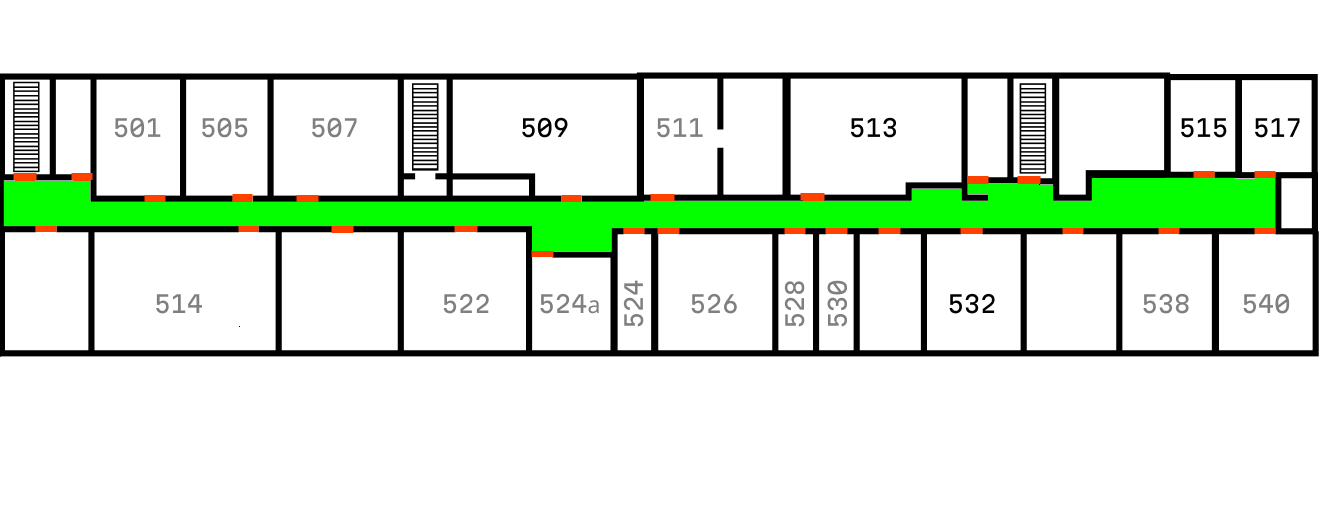
#> input picture preprocessed_plan5.png, 1339 x 522 px, found by its file name
$ python gb8.py
#> lines starting #> are read from the running program, lines starting #| are printed output that depends on the picture; after the words box and inside, x2 and y2 are one past the last pixel; in counts of white or black regions, pixels touching at a corner belong together
import cv2
import numpy as np
import matplotlib.pyplot as plt
import networkx as nx
from scipy.spatial import KDTree
from skimage.morphology import thin
import math

def process_floor_plan(image_path):
    # Загружаем изображение
#> called with image_path = 'preprocessed_plan5.png'
    image = cv2.imread(image_path)
#> image is the input picture: shape (522, 1339, 3); mean B, G, R 216.4, 232.2, 218

    # 1. Выделяем зеленую область (коридор)
    green_mask = extract_green_area(image)

    # 2. Выделяем красные области (двери)
    red_mask = extract_red_areas(image)

    # 3. Разделяем коридор на большие и маленькие прямоугольники
    main_corridor_rects, extension_rects = segment_corridor_rectangles(green_mask)

    # 4. Строим центральные линии для каждого прямоугольника
    corridor_skeleton = create_corridor_skeleton_from_rectangles(main_corridor_rects, extension_rects, green_mask.shape)

    # 5. Находим центры красных линий (двери)
    door_points = find_door_centers(red_mask)

    # 6. Строим граф
    G = build_corridor_graph(door_points, corridor_skeleton, green_mask, main_corridor_rects, extension_rects)

    return G, door_points, corridor_skeleton, green_mask, red_mask, main_corridor_rects, extension_rects

def extract_green_area(image):
    """Выделяем зеленую область (коридор)"""
    hsv = cv2.cvtColor(image, cv2.COLOR_BGR2HSV)
#> hsv: shape (522, 1339, 3); mean H, S, V 3.7, 16.9, 233.2

    # Диапазон зеленого цвета в HSV
    lower_green = np.array([35, 50, 50])
    upper_green = np.array([85, 255, 255])

    green_mask = cv2.inRange(hsv, lower_green, upper_green)
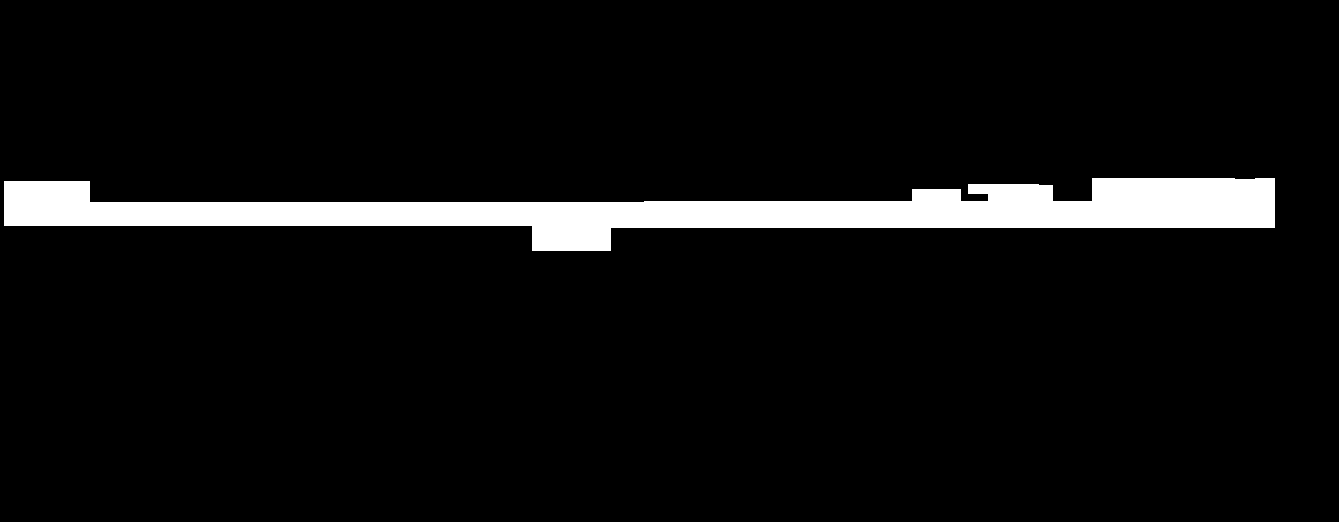
#> green_mask: shape (522, 1339); 6.1% white; 1 white region, box (x1, y1, x2, y2) and area: (4, 178, 1275, 251) 42312

    # Морфологические операции для очистки маски
    kernel = np.ones((3,3), np.uint8)
    green_mask = cv2.morphologyEx(green_mask, cv2.MORPH_CLOSE, kernel)
    green_mask = cv2.morphologyEx(green_mask, cv2.MORPH_OPEN, kernel)

    return green_mask

def extract_red_areas(image):
    """Выделяем красные области (двери)"""
    hsv = cv2.cvtColor(image, cv2.COLOR_BGR2HSV)

    # Два диапазона для красного цвета (т.к. красный на границе HSV)
    lower_red1 = np.array([0, 50, 50])
    upper_red1 = np.array([10, 255, 255])
    lower_red2 = np.array([170, 50, 50])
    upper_red2 = np.array([180, 255, 255])

    red_mask1 = cv2.inRange(hsv, lower_red1, upper_red1)
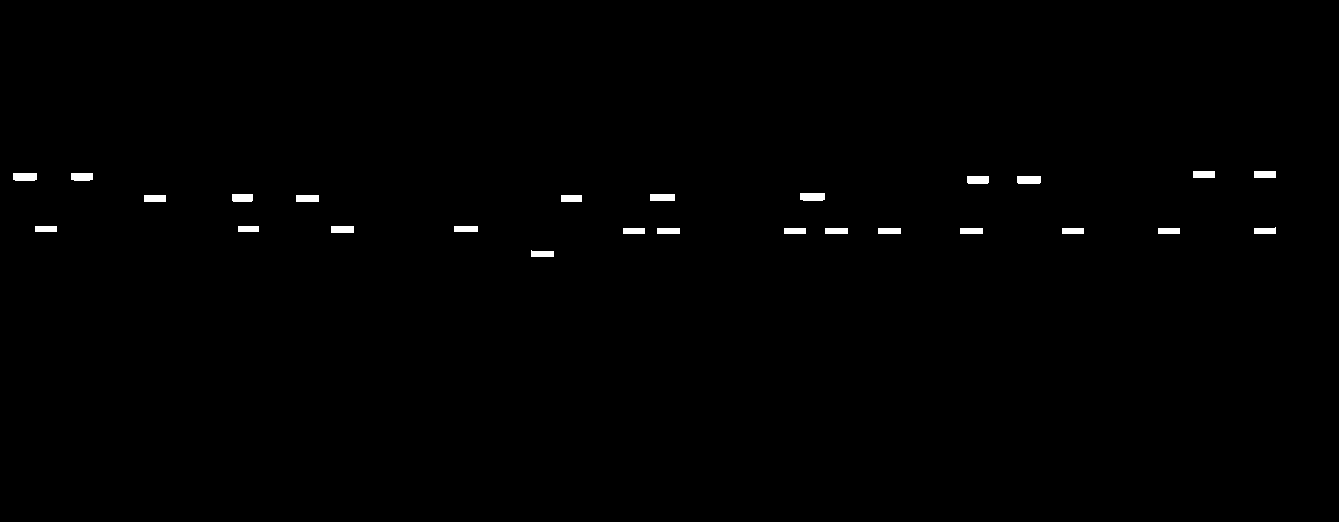
#> red_mask1: shape (522, 1339); 0.56% white; 26 white regions
    red_mask2 = cv2.inRange(hsv, lower_red2, upper_red2)
#> red_mask2: shape (522, 1339); every value is 0
    red_mask = cv2.bitwise_or(red_mask1, red_mask2)

    return red_mask

def segment_corridor_rectangles(green_mask):
    """Разделяем коридор на большие прямоугольники (основной коридор) и маленькие (расширения)"""
    # Находим контуры коридора
    contours, _ = cv2.findContours(green_mask, cv2.RETR_EXTERNAL, cv2.CHAIN_APPROX_SIMPLE)
#> contours = 1 contour; box (x1, y1, x2, y2) and area: (4, 178, 1275, 251) 40904
    if not contours:
        return [], []

    # Берем самый большой контур (весь коридор)
    main_contour = max(contours, key=cv2.contourArea)
#> main_contour = contour of 39 points, box (x1, y1, x2, y2) (4, 178, 1275, 251), area 40904

    # Аппроксимируем контур до упрощенной формы
    epsilon = 0.01 * cv2.arcLength(main_contour, True)
#> epsilon = 28.18
    approx = cv2.approxPolyDP(main_contour, epsilon, True)
#> approx = [[1274, 178], [4, 181], [4, 225], [1274, 227]]

    # Получаем ограничивающий прямоугольник всего коридора
    x, y, w, h = cv2.boundingRect(main_contour)
#> x = 4; y = 178; w = 1271; h = 73

    # Анализируем геометрию коридора для разделения
    main_rects, extension_rects = analyze_corridor_geometry(green_mask, approx)

    return main_rects, extension_rects

def analyze_corridor_geometry(mask, contour):
    """Анализируем геометрию коридора и разделяем на прямоугольники"""
    # Получаем bounding rect всего контура
    x, y, w, h = cv2.boundingRect(contour)
#> x = 4; y = 178; w = 1271; h = 50

    # Создаем маску для анализа
    analysis_mask = np.zeros_like(mask)
    cv2.drawContours(analysis_mask, [contour], 0, 255, -1)
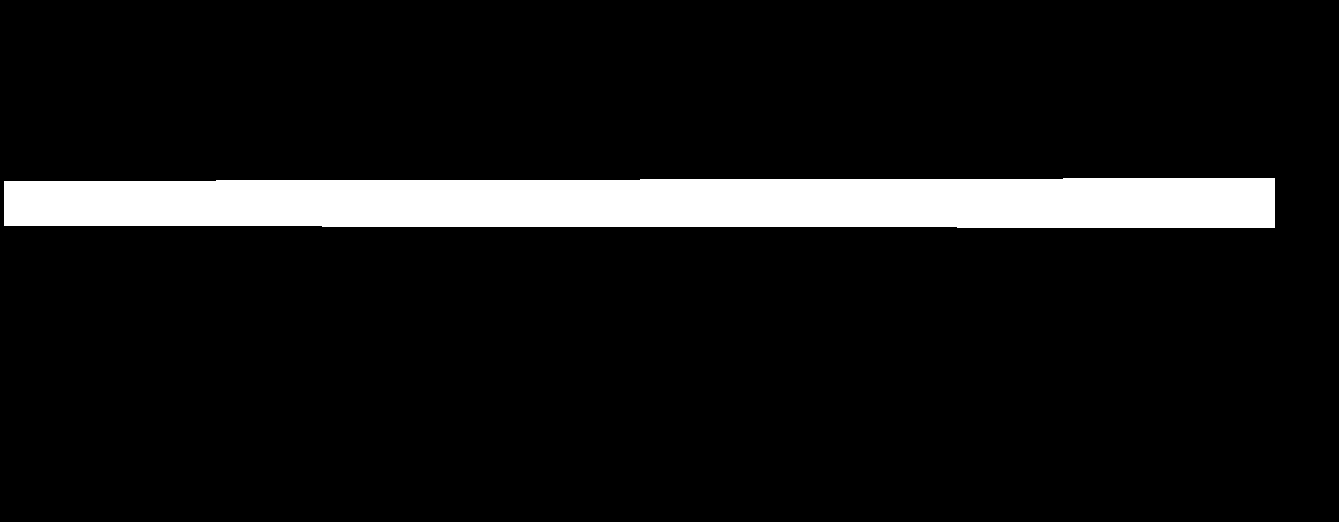
#> analysis_mask: shape (522, 1339); 8.6% white; 1 white region, box (x1, y1, x2, y2) and area: (4, 178, 1275, 228) 60372

    # Используем алгоритм разделения на прямоугольники
    return recursive_rectangle_split(analysis_mask, x, y, w, h)

def recursive_rectangle_split(mask, x, y, w, h, min_area_ratio=0.1, max_aspect_ratio=4):
    """Рекурсивно разделяем область на прямоугольники"""
#> called with x = 4, y = 178, w = 1271, h = 50, min_area_ratio = 0.1, max_aspect_ratio = 4
    rect_area = w * h
#> rect_area = 63550
    if rect_area < 500:  # Минимальная площадь
        return [], []

    # Проверяем, насколько прямоугольник заполнен коридором
    roi = mask[y:y+h, x:x+w]
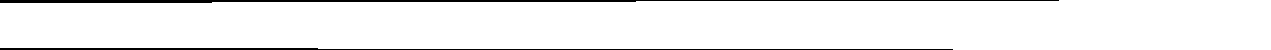
#> roi: shape (50, 1271); 95% white; 2 black regions, box (x1, y1, x2, y2) and area: (0, 0, 1059, 3) 1907, (0, 48, 953, 50) 1271
    filled_ratio = np.sum(roi > 0) / rect_area
#> filled_ratio = 0.95
#> in segment_corridor_rectangles, `main_rects, extension_rects = analyze_corridor_geometry(green_mask, ap..`: main_rects = [(4, 178, 1271, 50)]; extension_rects = []
#> in process_floor_plan, `main_corridor_rects, extension_rects = segment_corridor_rectangles(gre..`: main_corridor_rects = [(4, 178, 1271, 50)]; extension_rects = []

    # Если заполненность хорошая, это основной прямоугольник
    if filled_ratio > 0.8:
        return [(x, y, w, h)], []

    # Если заполненность средняя, проверяем аспектное соотношение
    aspect_ratio = max(w, h) / min(w, h)
    if filled_ratio > 0.3 and aspect_ratio < max_aspect_ratio:
        # Это расширение коридора
        return [], [(x, y, w, h)]

    # Если заполненность плохая, рекурсивно разделяем
    main_rects = []
    extension_rects = []

    if w > h:
        # Разделяем по ширине
        w1 = w // 2
        w2 = w - w1
        m1, e1 = recursive_rectangle_split(mask, x, y, w1, h, min_area_ratio, max_aspect_ratio)
        m2, e2 = recursive_rectangle_split(mask, x + w1, y, w2, h, min_area_ratio, max_aspect_ratio)
        main_rects.extend(m1 + m2)
        extension_rects.extend(e1 + e2)
    else:
        # Разделяем по высоте
        h1 = h // 2
        h2 = h - h1
        m1, e1 = recursive_rectangle_split(mask, x, y, w, h1, min_area_ratio, max_aspect_ratio)
        m2, e2 = recursive_rectangle_split(mask, x, y + h1, w, h2, min_area_ratio, max_aspect_ratio)
        main_rects.extend(m1 + m2)
        extension_rects.extend(e1 + e2)

    return main_rects, extension_rects

def create_corridor_skeleton_from_rectangles(main_rects, extension_rects, shape):
    """Создаем скелет коридора на основе прямоугольников"""
#> called with shape = (522, 1339)
    skeleton = np.zeros(shape, dtype=np.uint8)

    # Для каждого основного прямоугольника рисуем центральную линию
    for rect in main_rects:
        x, y, w, h = rect

        if w > h:
            # Горизонтальный прямоугольник - вертикальная центральная линия
            center_x = x + w // 2
            cv2.line(skeleton, (center_x, y), (center_x, y + h), 255, 2)
        else:
            # Вертикальный прямоугольник - горизонтальная центральная линия
            center_y = y + h // 2
            cv2.line(skeleton, (x, center_y), (x + w, center_y), 255, 2)
#> this loop made 1 pass
#> (x, y, w, h, center_x) on pass 1: (4, 178, 1271, 50, 639)
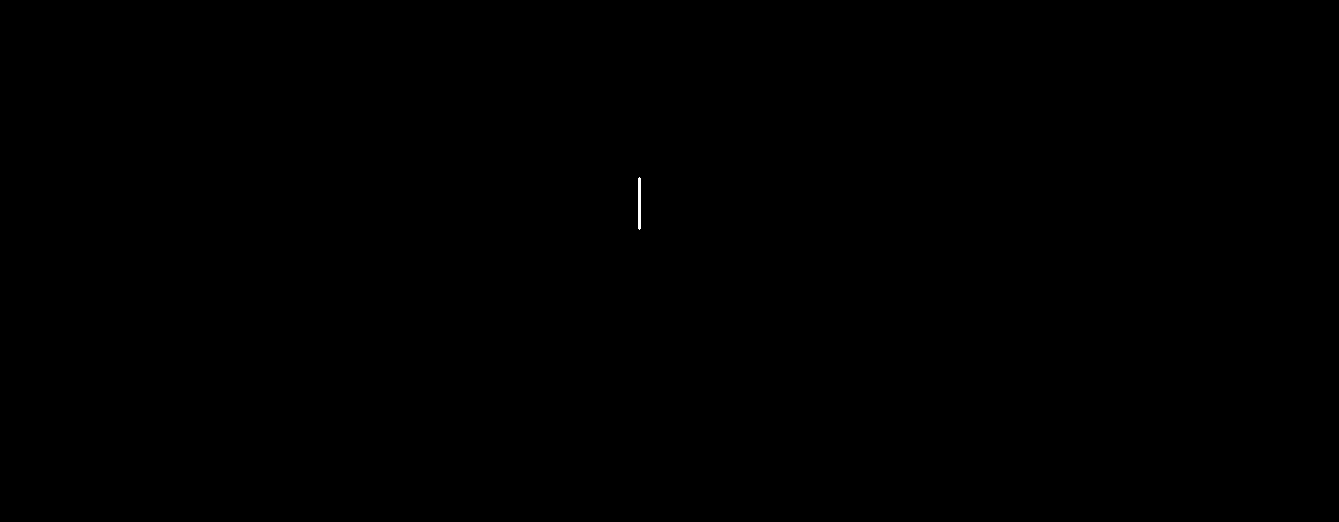
#> skeleton: shape (522, 1339); 0.02% white; 1 white region

    # Для расширений тоже рисуем центральные линии, но тоньше
    for rect in extension_rects:
        x, y, w, h = rect

        if w > h:
            center_x = x + w // 2
            cv2.line(skeleton, (center_x, y), (center_x, y + h), 255, 1)
        else:
            center_y = y + h // 2
            cv2.line(skeleton, (x, center_y), (x + w, center_y), 255, 1)
#> this loop made 0 passes

    # Соединяем центральные линии между соседними прямоугольниками
    skeleton = connect_rectangle_centers(skeleton, main_rects, extension_rects)

    return skeleton

def connect_rectangle_centers(skeleton, main_rects, extension_rects):
    """Соединяем центральные линии между прямоугольниками"""
    all_rects = main_rects + extension_rects
#> all_rects = [(4, 178, 1271, 50)]
#> (the rest of the program and of its run is left out)
